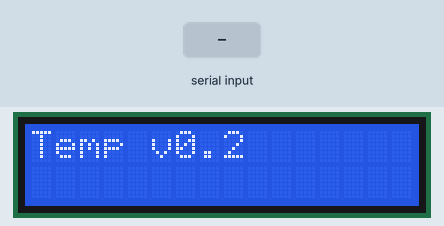
A sketch run on a simulated Arduino Uno, built with avr-gcc and run on an emulated ATmega328P. Parts: 16×2 character LCD. Inputs (shaded band) come from the test bench.

Above: at 3.7 s.
3.8 s: "90,45\n" received over Serial
At 6.0 s:
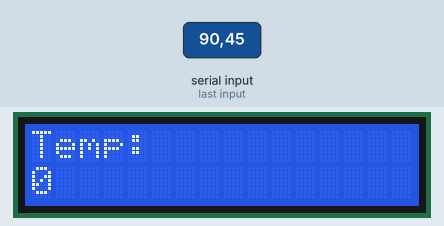
6.3 s: "30,150\n" received over Serial
At 7.1 s:
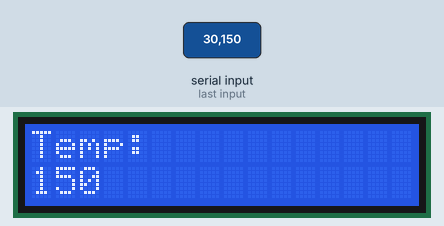
Timing chart, 0 to 9.3 s (numbered marks = the images above; inputs shaded):
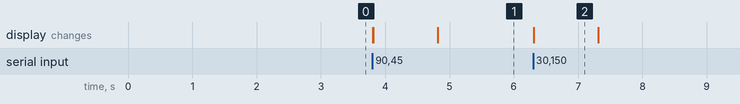

Measured:
- after the input at 3.8 s, the display: first changes at once (image 1 shows a later state)
- after the input at 6.3 s, the display: first changes at once (image 2 shows a later state)
- what the display in image 2 shows lasts 1.0 s, from 6.3 s to 7.3 s

The sketch:

reciver2_ino.ino
```cpp
/*
Sainsmart LCD Shield for Arduino
Key Grab v0.2
Written by jacky

www.sainsmart.com

Displays the currently pressed key on the LCD screen.

Key Codes (in left-to-right order):

None   - 0
Select - 1
Left   - 2
Up     - 3
Down   - 4
Right  - 5

*/

#include <LiquidCrystal.h>
#include <DFR_Key.h>

//Pin assignments for SainSmart LCD Keypad Shield
LiquidCrystal lcd(8, 9, 4, 5, 6, 7);
//---------------------------------------------

DFR_Key keypad;

int localKey = 0;
String keyString = "";

int inByte = 0;


void setup()
{
  Serial.begin(9600);

  lcd.begin(16, 2);
  lcd.clear();
  lcd.setCursor(0, 0);
  lcd.print("Temp v0.2");
  delay(2500);

  /*
  OPTIONAL
  keypad.setRate(x);
  Sets the sample rate at once every x milliseconds.
  Default: 10ms
  */
  keypad.setRate(20);

}

void loop()
{
   if (Serial.available() > 0) {
    inByte = Serial.parseInt();

    lcd.clear();
    lcd.setCursor(0, 0);
    lcd.print("Temp: ");
    lcd.setCursor(0, 1);
    lcd.print(inByte);
  }
}
```
